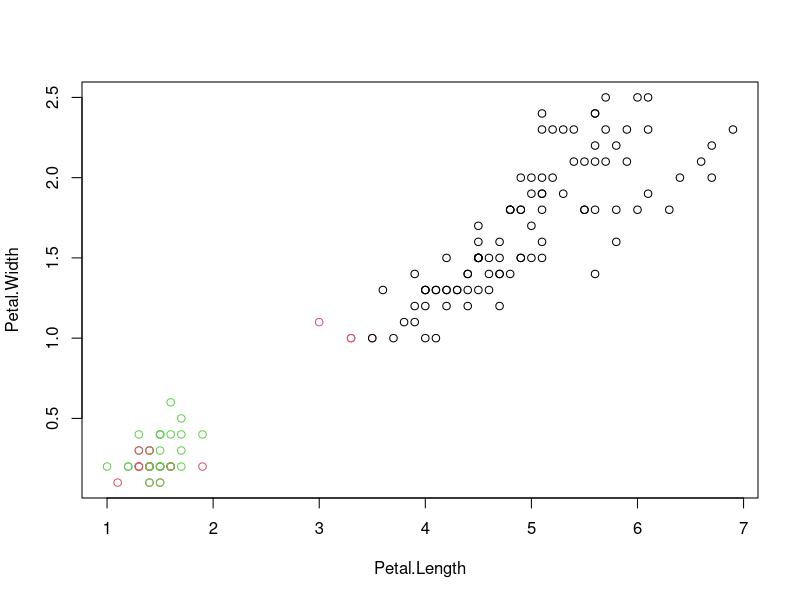

Write R code to recreate this figure.
#load iris.csv
#set the directory where the files are pulled
#setwd("E:/git/Data-Analysis/Clustering and Classification/Beginner/kNN using R/")
#RStudio has default iris dataset. To use that, skip the below line.
#iris <- read.csv("iris.csv")            
#all work are done on a copy variable of iris
iris.copy <- iris
#To display iris dataset, type View(iris)
iris.copy$Species <- NULL
#To display iris.copy dataset, type View(iris.copy)
#Perform kNN clustering with arg(filename, no. of clusters)
result = kmeans(iris.copy, 3)
plot(iris[c("Petal.Length","Petal.Width")], col=result$cluster)
#Uncomment the below line to check the original clustering
#plot(iris[c("Petal.Length","Petal.Width")], col=iris$Species)

